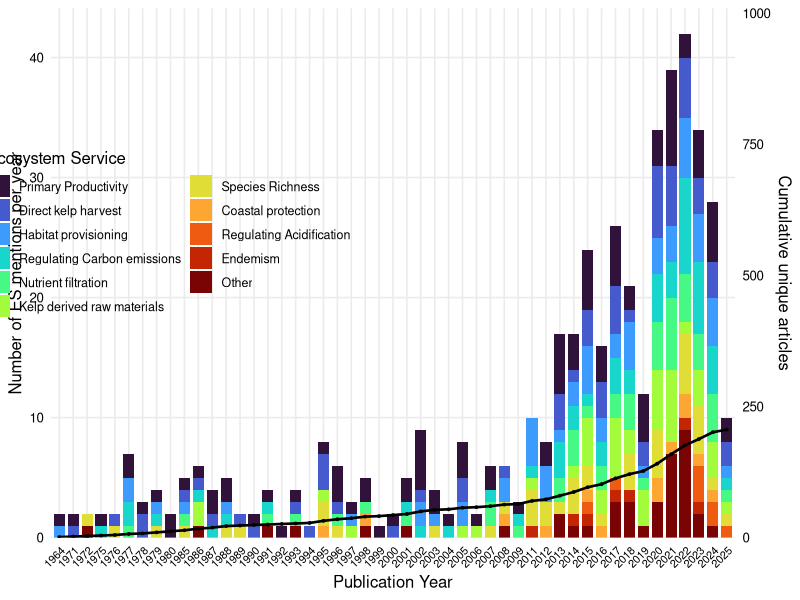
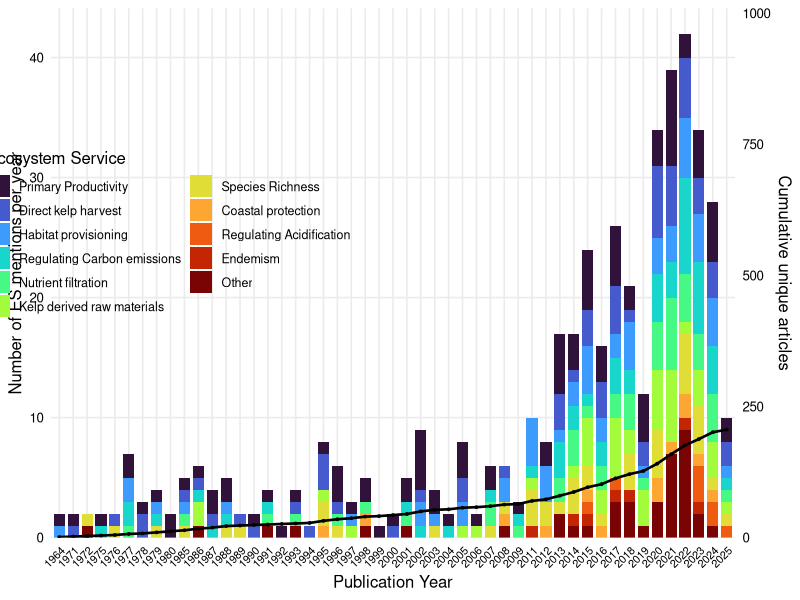

Generate these figures, in order, with R:
# BHALL 07/05/2026  plot_studies_by_year.R (OPTION 2: Multiple ES per article, fully clarified)
#
# Creates a barchart and .csv of the articles studying kelp ES throughout time
#
# Usage:
#  - Place Codebook_Kelp_Long.csv in the same folder
#  - Install required packages if needed:
#      install.packages(c("tidyverse","sf","rnaturalearth","rnaturalearthdata","countrycode","rcartocolor","ggspatial","cowplot"))
#  - Run:
#      source("plot_world_map.R")
#
# Output:figures/studies_by_year_stacked_topN_other_cumulative.svg
#  -
library(tidyverse)
library(stringr)
library(forcats)
library(viridis)
library(scales)

# ---- Config ----
top_n <- 10
drop_year <- 2026
min_year <- 1900
max_year <- 2026

# ---- Read data ----
data <- read_csv("Codebook_Kelp_Long.csv", show_col_types = FALSE)

# ---- Extract year ----
data_clean <- data %>%
  mutate(Pub_year_char = str_extract(as.character(Pub_year), "\\d{4}"),
         Pub_year_num = as.integer(Pub_year_char)) %>%
  filter(!is.na(Pub_year_num) & Pub_year_num >= min_year & Pub_year_num <= max_year) %>%
  filter(Pub_year_num != drop_year)

message("Years retained: ", min(data_clean$Pub_year_num), " to ", max(data_clean$Pub_year_num))

# ---- Calculate statistics about multi-ES articles ----
es_per_study <- data_clean %>%
  select(Study_no, starts_with("ES_Name")) %>%
  distinct() %>%
  pivot_longer(cols = starts_with("ES_Name"),
               names_to = "ES_type",
               values_to = "ES_name") %>%
  mutate(ES_name = str_squish(ES_name)) %>%
  filter(!is.na(ES_name), ES_name != "") %>%
  group_by(Study_no) %>%
  summarise(n_es = n(), .groups = "drop")

mean_es <- mean(es_per_study$n_es)
max_es <- max(es_per_study$n_es)
pct_multi <- 100 * sum(es_per_study$n_es > 1) / n_distinct(es_per_study$Study_no)

message(sprintf("Average ES per article: %.2f", mean_es))
message(sprintf("Maximum ES per article: %d", max_es))
message(sprintf("Articles addressing multiple ES: %.1f%%", pct_multi))

# ---- Cumulative unique studies per year ----
studies_per_year <- data_clean %>%
  distinct(Study_no, .keep_all = TRUE) %>%
  count(Pub_year_num, name = "n_studies") %>%
  arrange(Pub_year_num) %>%
  mutate(cumulative = cumsum(n_studies))

# ---- ALL ES per study (keep all ES mentions) ----
es_long <- data_clean %>%
  select(Study_no, Pub_year_num, starts_with("ES_Name")) %>%
  pivot_longer(cols = starts_with("ES_Name"),
               names_to = "ES_type",
               values_to = "ES_name") %>%
  mutate(ES_name = str_squish(ES_name)) %>%
  filter(!is.na(ES_name), ES_name != "")

# ---- Count ES mentions per year ----
es_counts_raw <- es_long %>%
  count(Pub_year_num, ES_name, name = "count")

# ---- Top N + Other ----
es_totals <- es_counts_raw %>%
  group_by(ES_name) %>%
  summarise(total = sum(count), .groups = "drop") %>%
  arrange(desc(total))

top_names <- head(es_totals$ES_name, top_n)

es_counts <- es_counts_raw %>%
  mutate(ES_group = if_else(ES_name %in% top_names, ES_name, "Other")) %>%
  group_by(Pub_year_num, ES_group) %>%
  summarise(count = sum(count), .groups = "drop")

# ---- Order groups ----
group_totals <- es_counts %>%
  group_by(ES_group) %>%
  summarise(total = sum(count), .groups = "drop") %>%
  arrange(desc(total))

ordered_groups <- as.character(group_totals$ES_group)
if ("Other" %in% ordered_groups) {
  ordered_groups <- setdiff(ordered_groups, "Other")
  ordered_groups <- c(ordered_groups, "Other")
}

es_counts <- es_counts %>%
  mutate(ES_group = factor(ES_group, levels = ordered_groups))

# ---- Year levels & fill missing years ----
year_levels <- sort(unique(c(es_counts$Pub_year_num, studies_per_year$Pub_year_num)))
es_counts <- es_counts %>% mutate(Pub_year = factor(Pub_year_num, levels = year_levels))

studies_per_year <- tibble(Pub_year_num = year_levels) %>%
  left_join(studies_per_year, by = "Pub_year_num") %>%
  mutate(n_studies = replace_na(n_studies, 0)) %>%
  arrange(Pub_year_num) %>%
  mutate(cumulative = cumsum(n_studies),
         Pub_year = factor(Pub_year_num, levels = year_levels))

# ---- Colors ----
n_groups <- n_distinct(es_counts$ES_group)
pal <- viridis(n_groups, option = "turbo") %>% as.character()

# ---- Scaling ----
max_yearly_es <- max(es_counts$count, na.rm = TRUE)
max_cumulative <- max(studies_per_year$cumulative, na.rm = TRUE)
if (max_cumulative == 0) max_cumulative <- 1
if (max_yearly_es == 0) max_yearly_es <- 1

scale_factor <- max_yearly_es / max_cumulative
inv_scale_factor <- max_cumulative / max_yearly_es

# ---- Caption with statistics ----
# caption_text <- sprintf(
# "Each article can address multiple ecosystem services. Average: %.1f ES per article (max: %d). %d%% of articles address >1 ES.",
#  mean_es, max_es, round(pct_multi)
#  )

# ---- Plot ----
p <- ggplot() +
  geom_col(data = es_counts, aes(x = Pub_year, y = count, fill = ES_group),
           width = 0.8, colour = NA) +
  geom_line(data = studies_per_year, aes(x = Pub_year, y = cumulative * scale_factor, group = 1),
            colour = "black", size = 0.9, linetype = "solid") +
  geom_point(data = studies_per_year, aes(x = Pub_year, y = cumulative * scale_factor),
             colour = "black", size = 0.0, fill = "white", stroke = 1) +
  scale_fill_manual(values = pal, name = "Ecosystem Service") +
  scale_y_continuous(
    name = "Number of ES mentions per year",
    expand = expansion(mult = c(0, 0.05)),
    sec.axis = sec_axis(~ . * inv_scale_factor,
                        name = "Cumulative unique articles")
  ) +
  labs(
    x = "Publication Year",
    # title = "Ecosystem Services in Kelp Literature",
    # subtitle = "Stacked bars show ES mentions (articles can address multiple services); Line shows cumulative unique articles.",
    # caption = caption_text
  ) +
  theme_minimal(base_size = 12) +
  theme(
    panel.grid.minor = element_blank(),
    axis.text.x = element_text(angle = 45, hjust = 1, vjust = 1, size = 8),
    axis.text = element_text(colour = "black"),
    legend.position = c(0.45, 0.75),
    legend.justification = c("right", "top"),
    legend.text = element_text(size = 9),
    # plot.title = element_text(face = "bold", size = 13),
    # plot.subtitle = element_text(size = 10, face = "italic"),
    # plot.caption = element_text(size = 9, hjust = 0, margin = margin(t = 10))
  ) +
  guides(fill = guide_legend(ncol = 2, byrow = FALSE))

# ---- Save ----
if (!dir.exists("figures")) dir.create("figures")
ggsave("figures/studies_by_year_stacked_topN_other_cumulative.svg", p, width = 12, height = 6)
ggsave("figures/studies_by_year_stacked_topN_other_cumulative.png", p, width = 12, height = 6, dpi = 1000)

message("Saved: figures/studies_by_year_stacked_topN_other_cumulative.{svg,png}")
